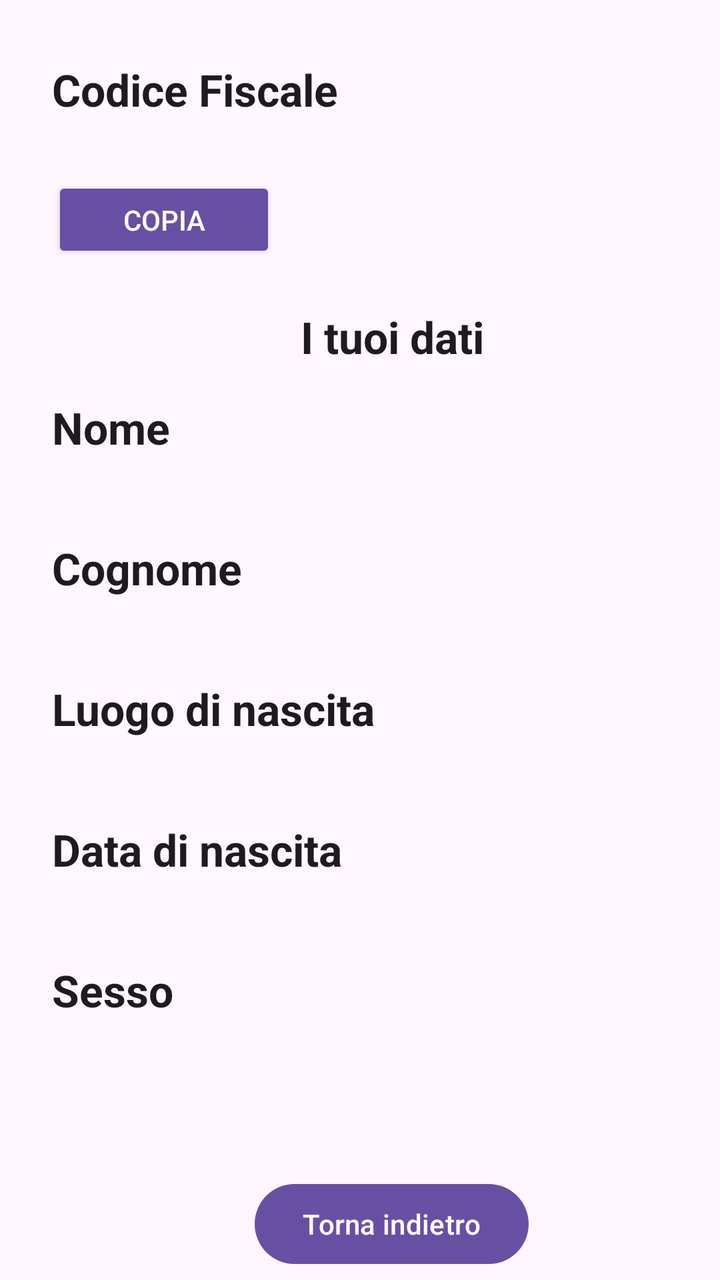
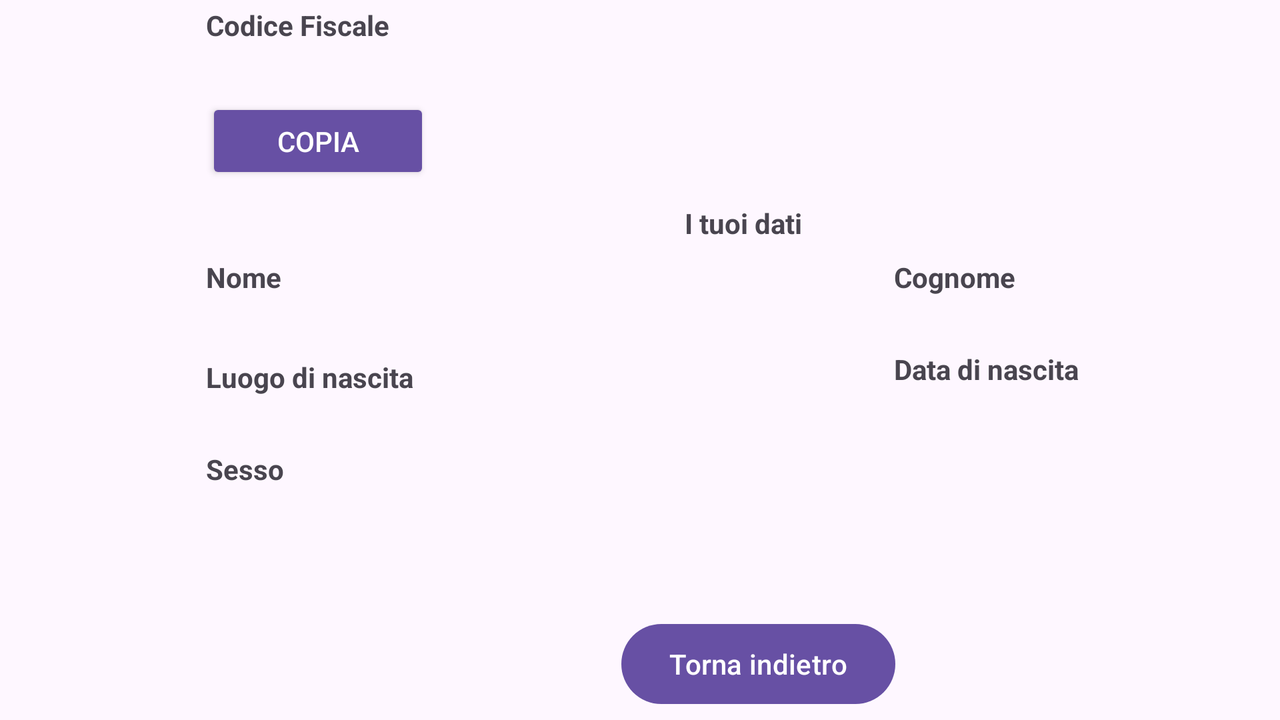

One screen, two layout resources from the same app: the default and the repository's alternative for another configuration. Each is rendered where Android would select it; the XML of both is given below.
<!-- AndroidManifest.xml: application theme Theme.CodiceFiscale -->
<!-- res/layout/secondactivity.xml -->
<?xml version="1.0" encoding="utf-8"?>
<androidx.constraintlayout.widget.ConstraintLayout xmlns:android="http://schemas.android.com/apk/res/android"
    xmlns:app="http://schemas.android.com/apk/res-auto"
    xmlns:tools="http://schemas.android.com/tools"
    android:id="@+id/main"
    android:layout_width="match_parent"
    android:layout_height="match_parent"
    tools:context=".Second_activity">

    <TextView
        android:id="@+id/CF_textview_title"
        android:layout_width="wrap_content"
        android:layout_height="wrap_content"
        android:text="@string/Codice_Fiscale_title_value"
        android:textAppearance="@style/TextAppearance.AppCompat.Large"
        android:textStyle="bold"
        app:layout_constraintStart_toStartOf="@+id/guideline5"
        app:layout_constraintTop_toTopOf="@+id/guideline6" />

    <TextView
        android:id="@+id/CF_textView"
        android:layout_width="290dp"
        android:layout_height="25dp"
        android:layout_marginTop="4dp"
        android:textAppearance="@style/TextAppearance.AppCompat.Large"
        app:layout_constraintStart_toStartOf="@+id/guideline5"
        app:layout_constraintTop_toBottomOf="@+id/CF_textview_title" />

    <androidx.constraintlayout.widget.Guideline
        android:id="@+id/guideline5"
        android:layout_width="wrap_content"
        android:layout_height="wrap_content"
        android:orientation="vertical"
        app:layout_constraintGuide_begin="26dp" />

    <androidx.constraintlayout.widget.Guideline
        android:id="@+id/guideline6"
        android:layout_width="wrap_content"
        android:layout_height="wrap_content"
        android:orientation="horizontal"
        app:layout_constraintGuide_begin="30dp" />

    <TextView
        android:id="@+id/Data_textView_title"
        android:layout_width="wrap_content"
        android:layout_height="wrap_content"
        android:layout_marginBottom="12dp"
        android:text="@string/data_textview_title_value"
        android:textAppearance="@style/TextAppearance.AppCompat.Large"
        android:textStyle="bold"
        app:layout_constraintBottom_toTopOf="@+id/guideline8"
        app:layout_constraintEnd_toStartOf="@+id/guideline7"
        app:layout_constraintHorizontal_bias="0.45"
        app:layout_constraintStart_toStartOf="@+id/guideline5" />

    <androidx.constraintlayout.widget.Guideline
        android:id="@+id/guideline7"
        android:layout_width="wrap_content"
        android:layout_height="wrap_content"
        android:orientation="vertical"
        app:layout_constraintGuide_begin="394dp" />

    <TextView
        android:id="@+id/Name_textview_title"
        android:layout_width="wrap_content"
        android:layout_height="wrap_content"
        android:layout_marginTop="4dp"
        android:text="@string/Name_textview_title_value"
        android:textAppearance="@style/TextAppearance.AppCompat.Large"
        android:textStyle="bold"
        app:layout_constraintStart_toStartOf="@+id/guideline5"
        app:layout_constraintTop_toTopOf="@+id/guideline8" />

    <androidx.constraintlayout.widget.Guideline
        android:id="@+id/guideline8"
        android:layout_width="wrap_content"
        android:layout_height="wrap_content"
        android:orientation="horizontal"
        app:layout_constraintGuide_begin="195dp" />

    <TextView
        android:id="@+id/Name_textview"
        android:layout_width="@dimen/text_layout_width_secondact"
        android:layout_height="@dimen/text_layout_height_secondact"
        android:layout_marginTop="4dp"
        android:textAppearance="@style/TextAppearance.AppCompat.Large"
        app:layout_constraintStart_toStartOf="@+id/guideline5"
        app:layout_constraintTop_toBottomOf="@+id/Name_textview_title" />

    <Button
        android:id="@+id/Copy_btn"
        style="@style/Widget.AppCompat.Button.Small"
        android:layout_width="112dp"
        android:layout_height="43dp"
        android:text="@string/Copy_btn_value"
        app:layout_constraintStart_toStartOf="@+id/guideline5"
        app:layout_constraintTop_toBottomOf="@+id/CF_textView" />

    <TextView
        android:id="@+id/Surname_textview_title"
        android:layout_width="wrap_content"
        android:layout_height="wrap_content"
        android:layout_marginTop="12dp"
        android:text="@string/Surname_textview_title_value"
        android:textAppearance="@style/TextAppearance.AppCompat.Large"
        android:textStyle="bold"
        app:layout_constraintStart_toStartOf="@+id/guideline5"
        app:layout_constraintTop_toBottomOf="@+id/Name_textview" />

    <TextView
        android:id="@+id/Surname_textview"
        android:layout_width="@dimen/text_layout_width_secondact"
        android:layout_height="@dimen/text_layout_height_secondact"
        android:layout_marginTop="4dp"
        android:textAppearance="@style/TextAppearance.AppCompat.Large"
        app:layout_constraintStart_toStartOf="@+id/guideline5"
        app:layout_constraintTop_toBottomOf="@+id/Surname_textview_title" />

    <TextView
        android:id="@+id/PlaceOfBirth_textview_title"
        android:layout_width="wrap_content"
        android:layout_height="wrap_content"
        android:layout_marginTop="12dp"
        android:text="@string/PlaceOfBirth_textview_title_value"
        android:textAppearance="@style/TextAppearance.AppCompat.Large"
        android:textStyle="bold"
        app:layout_constraintStart_toStartOf="@+id/guideline5"
        app:layout_constraintTop_toBottomOf="@+id/Surname_textview" />

    <TextView
        android:id="@+id/PlaceOfBirth_textview"
        android:layout_width="@dimen/text_layout_width_secondact"
        android:layout_height="@dimen/text_layout_height_secondact"
        android:layout_marginTop="4dp"
        android:textAppearance="@style/TextAppearance.AppCompat.Large"
        app:layout_constraintStart_toStartOf="@+id/guideline5"
        app:layout_constraintTop_toBottomOf="@+id/PlaceOfBirth_textview_title" />

    <TextView
        android:id="@+id/DateOfBirth_textview_title"
        android:layout_width="wrap_content"
        android:layout_height="wrap_content"
        android:layout_marginTop="12dp"
        android:text="@string/DateOfBirth_textview_title_value"
        android:textAppearance="@style/TextAppearance.AppCompat.Large"
        android:textStyle="bold"
        app:layout_constraintStart_toStartOf="@+id/guideline5"
        app:layout_constraintTop_toBottomOf="@+id/PlaceOfBirth_textview" />

    <TextView
        android:id="@+id/DateOfBirth_textview"
        android:layout_width="@dimen/text_layout_width_secondact"
        android:layout_height="@dimen/text_layout_height_secondact"
        android:layout_marginTop="4dp"
        android:textAppearance="@style/TextAppearance.AppCompat.Large"
        app:layout_constraintStart_toStartOf="@+id/guideline5"
        app:layout_constraintTop_toBottomOf="@+id/DateOfBirth_textview_title" />

    <TextView
        android:id="@+id/gender_textview_title"
        android:layout_width="wrap_content"
        android:layout_height="wrap_content"
        android:layout_marginTop="12dp"
        android:text="@string/gender_textview_title_value"
        android:textAppearance="@style/TextAppearance.AppCompat.Large"
        android:textStyle="bold"
        app:layout_constraintStart_toStartOf="@+id/guideline5"
        app:layout_constraintTop_toBottomOf="@+id/DateOfBirth_textview" />

    <TextView
        android:id="@+id/gender_textview"
        android:layout_width="@dimen/text_layout_width_secondact"
        android:layout_height="@dimen/text_layout_height_secondact"
        android:layout_marginTop="4dp"
        android:textAppearance="@style/TextAppearance.AppCompat.Large"
        app:layout_constraintStart_toStartOf="@+id/guideline5"
        app:layout_constraintTop_toBottomOf="@+id/gender_textview_title" />

    <Button
        android:id="@+id/Home_btn"
        android:layout_width="wrap_content"
        android:layout_height="wrap_content"
        android:layout_marginBottom="4dp"
        android:text="@string/Home_btn_value"
        app:layout_constraintBottom_toBottomOf="parent"
        app:layout_constraintEnd_toStartOf="@+id/guideline7"
        app:layout_constraintHorizontal_bias="0.439"
        app:layout_constraintStart_toStartOf="@+id/guideline5" />

</androidx.constraintlayout.widget.ConstraintLayout>
<!-- resources referenced by this layout -->
<resources>
  <dimen name="text_layout_height_secondact"> 25dp </dimen>
  <dimen name="text_layout_width_secondact">250dp</dimen>
  <string name="Codice_Fiscale_title_value">Codice Fiscale</string>
  <string name="Copy_btn_value">Copia</string>
  <string name="DateOfBirth_textview_title_value">Data di nascita</string>
  <string name="Home_btn_value">Torna indietro</string>
  <string name="Name_textview_title_value">Nome</string>
  <string name="PlaceOfBirth_textview_title_value">Luogo di nascita</string>
  <string name="Surname_textview_title_value">Cognome</string>
  <string name="data_textview_title_value">I tuoi dati</string>
  <string name="gender_textview_title_value">Sesso</string>
  <style name="Theme.CodiceFiscale" parent="Base.Theme.CodiceFiscale" />
  <style name="Base.Theme.CodiceFiscale" parent="Theme.Material3.DayNight.NoActionBar">
          
          
      </style>
</resources>
<!-- res/layout-land/secondactivity.xml (the repository's variant of the layout above) -->
<!-- drawn on the phone turned sideways -->
<?xml version="1.0" encoding="utf-8"?>
<androidx.constraintlayout.widget.ConstraintLayout xmlns:android="http://schemas.android.com/apk/res/android"
    xmlns:app="http://schemas.android.com/apk/res-auto"
    xmlns:tools="http://schemas.android.com/tools"
    android:id="@+id/main"
    android:layout_width="match_parent"
    android:layout_height="match_parent"
    tools:context=".Second_activity">

    <TextView
        android:id="@+id/CF_textview_title"
        android:layout_width="wrap_content"
        android:layout_height="wrap_content"
        android:text="@string/Codice_Fiscale_title_value"
        android:textAppearance="@style/TextAppearance.AppCompat.Small"
        android:textStyle="bold"
        app:layout_constraintStart_toStartOf="@+id/guideline5"
        app:layout_constraintTop_toTopOf="@+id/guideline6" />

    <TextView
        android:id="@+id/CF_textView"
        android:layout_width="290dp"
        android:layout_height="23dp"
        android:layout_marginTop="4dp"
        android:textAppearance="@style/TextAppearance.AppCompat.Small"
        app:layout_constraintStart_toStartOf="@+id/guideline5"
        app:layout_constraintTop_toBottomOf="@+id/CF_textview_title" />

    <androidx.constraintlayout.widget.Guideline
        android:id="@+id/guideline5"
        android:layout_width="wrap_content"
        android:layout_height="wrap_content"
        android:orientation="vertical"
        app:layout_constraintGuide_begin="103dp" />

    <androidx.constraintlayout.widget.Guideline
        android:id="@+id/guideline6"
        android:layout_width="wrap_content"
        android:layout_height="wrap_content"
        android:orientation="horizontal"
        app:layout_constraintGuide_begin="3dp" />

    <TextView
        android:id="@+id/Data_textView_title"
        android:layout_width="wrap_content"
        android:layout_height="wrap_content"
        android:layout_marginBottom="8dp"
        android:text="@string/data_textview_title_value"
        android:textAppearance="@style/TextAppearance.AppCompat.Small"
        android:textStyle="bold"
        app:layout_constraintBottom_toTopOf="@+id/guideline8"
        app:layout_constraintEnd_toStartOf="@+id/guideline7"
        app:layout_constraintHorizontal_bias="0.483"
        app:layout_constraintStart_toStartOf="@+id/guideline5" />

    <androidx.constraintlayout.widget.Guideline
        android:id="@+id/guideline7"
        android:layout_width="wrap_content"
        android:layout_height="wrap_content"
        android:orientation="vertical"
        app:layout_constraintGuide_begin="657dp" />

    <TextView
        android:id="@+id/Name_textview_title"
        android:layout_width="wrap_content"
        android:layout_height="wrap_content"
        android:text="@string/Name_textview_title_value"
        android:textAppearance="@style/TextAppearance.AppCompat.Small"
        android:textStyle="bold"
        app:layout_constraintStart_toStartOf="@+id/guideline5"
        app:layout_constraintTop_toTopOf="@+id/guideline8" />

    <androidx.constraintlayout.widget.Guideline
        android:id="@+id/guideline8"
        android:layout_width="wrap_content"
        android:layout_height="wrap_content"
        android:orientation="horizontal"
        app:layout_constraintGuide_begin="129dp" />

    <TextView
        android:id="@+id/Name_textview"
        android:layout_width="250dp"
        android:layout_height="23dp"
        android:textAppearance="@style/TextAppearance.AppCompat.Small"
        app:layout_constraintStart_toStartOf="@+id/guideline5"
        app:layout_constraintTop_toBottomOf="@+id/Name_textview_title" />

    <Button
        android:id="@+id/Copy_btn"
        style="@style/Widget.AppCompat.Button.Small"
        android:layout_width="112dp"
        android:layout_height="43dp"
        android:text="@string/Copy_btn_value"
        app:layout_constraintStart_toStartOf="@+id/guideline5"
        app:layout_constraintTop_toBottomOf="@+id/CF_textView" />

    <TextView
        android:id="@+id/Surname_textview_title"
        android:layout_width="wrap_content"
        android:layout_height="wrap_content"
        android:text="@string/Surname_textview_title_value"
        android:textAppearance="@style/TextAppearance.AppCompat.Small"
        android:textStyle="bold"
        app:layout_constraintStart_toStartOf="@+id/guideline"
        app:layout_constraintTop_toTopOf="@+id/guideline8" />

    <TextView
        android:id="@+id/Surname_textview"
        android:layout_width="250dp"
        android:layout_height="23dp"
        android:textAppearance="@style/TextAppearance.AppCompat.Small"
        app:layout_constraintStart_toStartOf="@+id/guideline"
        app:layout_constraintTop_toBottomOf="@+id/Surname_textview_title" />

    <TextView
        android:id="@+id/PlaceOfBirth_textview_title"
        android:layout_width="wrap_content"
        android:layout_height="wrap_content"
        android:layout_marginTop="8dp"
        android:text="@string/PlaceOfBirth_textview_title_value"
        android:textAppearance="@style/TextAppearance.AppCompat.Small"
        android:textStyle="bold"
        app:layout_constraintStart_toStartOf="@+id/guideline5"
        app:layout_constraintTop_toBottomOf="@+id/Surname_textview" />

    <TextView
        android:id="@+id/PlaceOfBirth_textview"
        android:layout_width="250dp"
        android:layout_height="23dp"
        android:textAppearance="@style/TextAppearance.AppCompat.Small"
        app:layout_constraintStart_toStartOf="@+id/guideline5"
        app:layout_constraintTop_toBottomOf="@+id/PlaceOfBirth_textview_title" />

    <TextView
        android:id="@+id/DateOfBirth_textview_title"
        android:layout_width="wrap_content"
        android:layout_height="wrap_content"
        android:layout_marginTop="4dp"
        android:text="@string/DateOfBirth_textview_title_value"
        android:textAppearance="@style/TextAppearance.AppCompat.Small"
        android:textStyle="bold"
        app:layout_constraintStart_toStartOf="@+id/guideline"
        app:layout_constraintTop_toBottomOf="@+id/Surname_textview" />

    <TextView
        android:id="@+id/DateOfBirth_textview"
        android:layout_width="250dp"
        android:layout_height="23dp"
        android:textAppearance="@style/TextAppearance.AppCompat.Small"
        app:layout_constraintStart_toStartOf="@+id/guideline"
        app:layout_constraintTop_toBottomOf="@+id/DateOfBirth_textview_title" />

    <TextView
        android:id="@+id/gender_textview_title"
        android:layout_width="wrap_content"
        android:layout_height="wrap_content"
        android:layout_marginTop="8dp"
        android:text="@string/gender_textview_title_value"
        android:textAppearance="@style/TextAppearance.AppCompat.Small"
        android:textStyle="bold"
        app:layout_constraintStart_toStartOf="@+id/guideline5"
        app:layout_constraintTop_toBottomOf="@+id/DateOfBirth_textview" />

    <TextView
        android:id="@+id/gender_textview"
        android:layout_width="250dp"
        android:layout_height="23dp"
        android:textAppearance="@style/TextAppearance.AppCompat.Small"
        app:layout_constraintStart_toStartOf="@+id/guideline5"
        app:layout_constraintTop_toBottomOf="@+id/gender_textview_title" />

    <Button
        android:id="@+id/Home_btn"
        android:layout_width="wrap_content"
        android:layout_height="wrap_content"
        android:layout_marginBottom="4dp"
        android:text="@string/Home_btn_value"
        app:layout_constraintBottom_toBottomOf="parent"
        app:layout_constraintEnd_toStartOf="@+id/guideline7"
        app:layout_constraintHorizontal_bias="0.498"
        app:layout_constraintStart_toStartOf="@+id/guideline5" />

    <androidx.constraintlayout.widget.Guideline
        android:id="@+id/guideline"
        android:layout_width="wrap_content"
        android:layout_height="wrap_content"
        android:orientation="vertical"
        app:layout_constraintGuide_begin="447dp" />

</androidx.constraintlayout.widget.ConstraintLayout>
<!-- resources referenced by the variant -->
<!-- as the phone turned sideways resolves them -->
<resources>
  <string name="Codice_Fiscale_title_value">Codice Fiscale</string>
  <string name="Copy_btn_value">Copia</string>
  <string name="DateOfBirth_textview_title_value">Data di nascita</string>
  <string name="Home_btn_value">Torna indietro</string>
  <string name="Name_textview_title_value">Nome</string>
  <string name="PlaceOfBirth_textview_title_value">Luogo di nascita</string>
  <string name="Surname_textview_title_value">Cognome</string>
  <string name="data_textview_title_value">I tuoi dati</string>
  <string name="gender_textview_title_value">Sesso</string>
  <style name="Theme.CodiceFiscale" parent="Base.Theme.CodiceFiscale" />
  <style name="Base.Theme.CodiceFiscale" parent="Theme.Material3.DayNight.NoActionBar">
          
          
      </style>
</resources>
